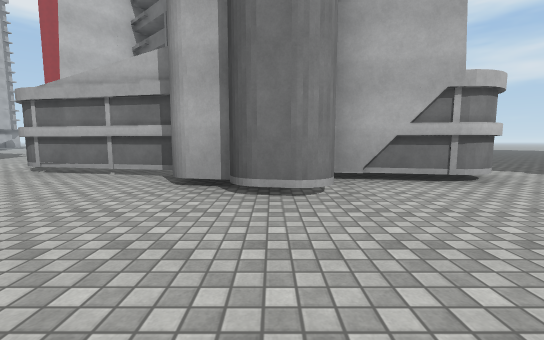
View 1 (above)

16 first-person views from a walk through a scene from a Unity 3-D project. The camera is 1.2 m above the floor, tilts 6° down and sees 90° across. The floor is counted in squares, 2 m on a side. Each view is taken from the middle of a square. On the plan, view 1 faces up. The plan holds only what a view shows up to about 9 squares ahead; the rest is blank. The place goes on beyond the plan. Surface patterns are stand-ins for the level's own textures.

View 2
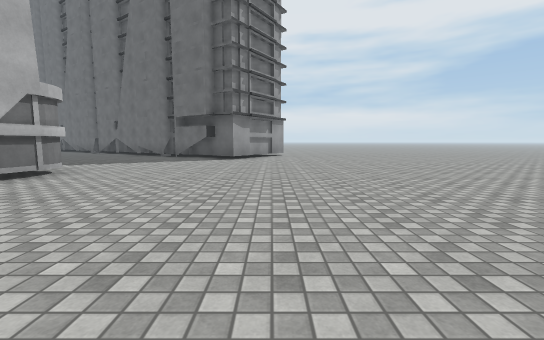

View 3
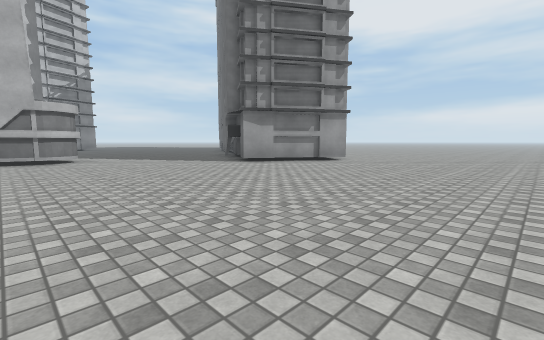

View 4
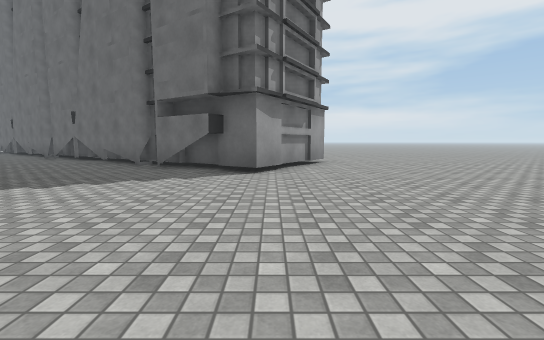

View 5
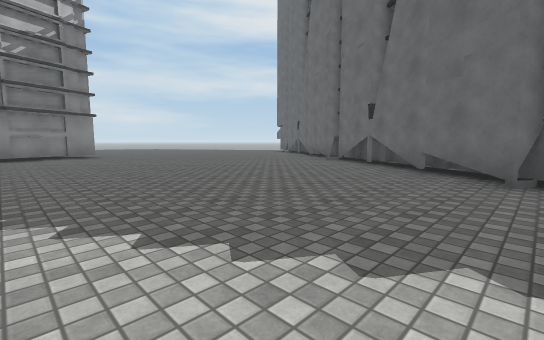

View 6
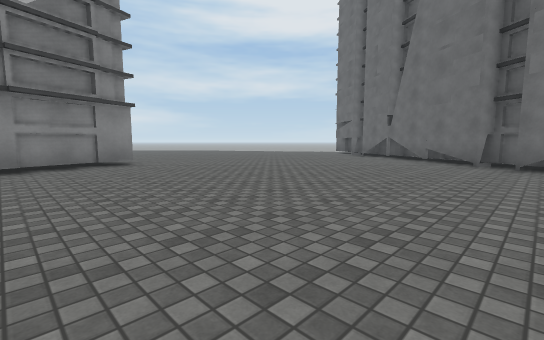

View 7
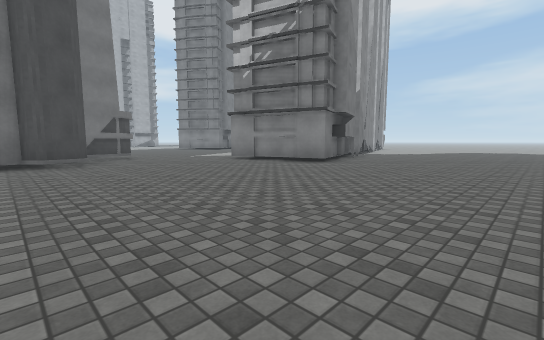

View 8
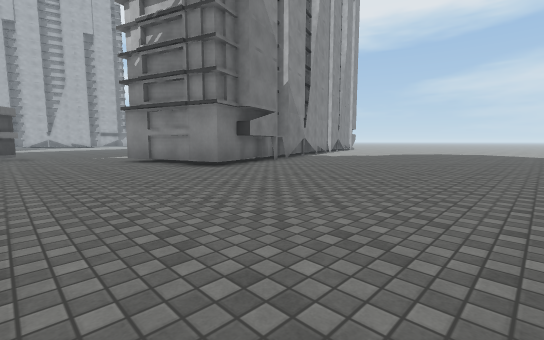

View 9
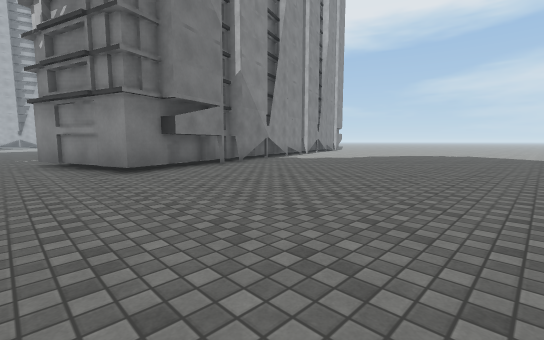

View 10
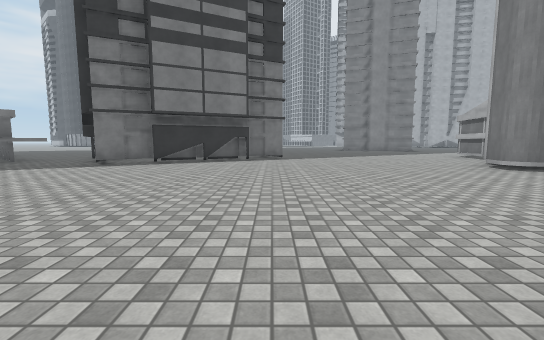

View 11
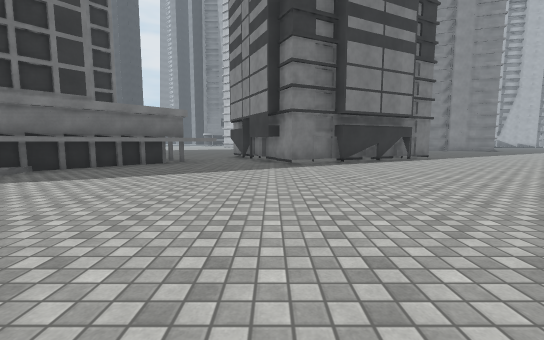

View 12
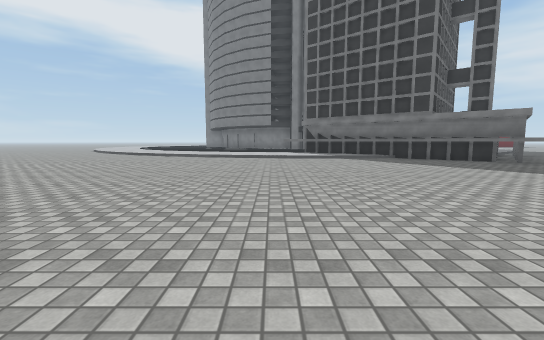

View 13
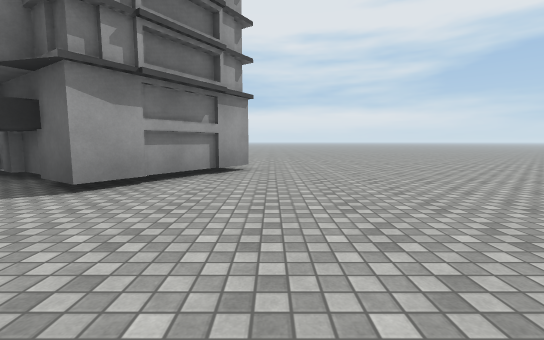

View 14
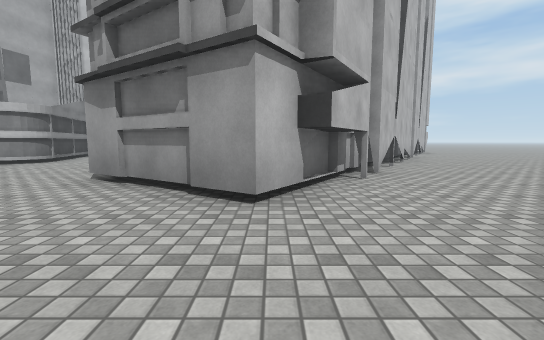

View 15
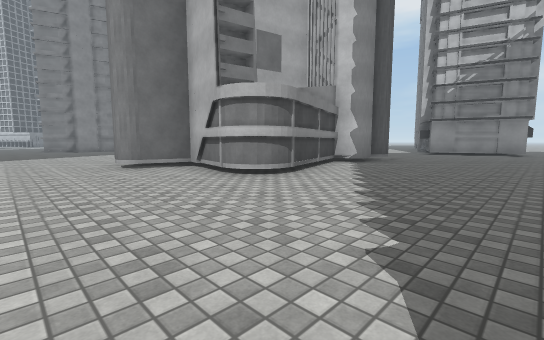

View 16
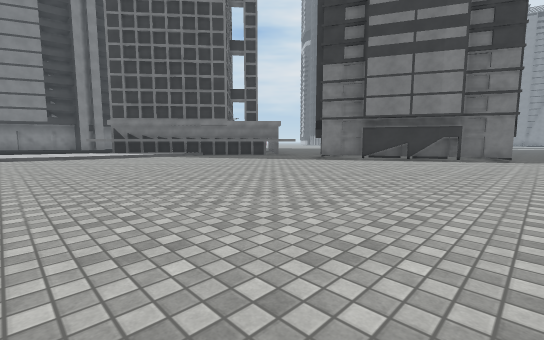

### Floor plan
Points are (right, up) in squares from view 1. A wall is a line through its corners. A room is listed if a view was taken in it or the views show most of it. See-through windows are left out.
Room 1 (views 1, 3, 4, 5, 6, 7, 8, 9, 10, 11, 12, 13, 14, 15, 16)
walls: (7.8, 2.1) (8.5, 3.1); (8.3, 3.1) (9, 4.3); (8.9, 4) (8.5, 4.3) (11.3, 8.5); (2.9, 3.9) (1, 4.3) (0.7, 3); (10.7, 0.8) (9.9, -0.5) (7.1, 1.3) (7.5, 2) (7.2, 2.2) (8.1, 3.6); (11, 1.5) (10.4, 0.7); (11.6, 2.3) (11, 1.3); (11.6, 1.4) (10.6, 0) (10.2, 0.2); (0.3, 2.8) (-0.3, 2.9); (2.6, 8.1) (3.6, 4.8); (11, 7) (11.3, 7.4); (11.3, 7.5) (11.6, 7.9); (3.1, 9.4) (3.3, 8.7); (11.4, 7.9) (12.2, 9.1); (3.2, 10.4) (3.4, 9.8); (11.7, 9.1) (12.3, 10); (-2.4, -2.7) (-1.2, -5.1) (-1.6, -5.3); (-2.8, -2.7) (-0.9, -6.5) (-2.9, -7.4); (1, 11.9) (1.4, 10.7); (-1.6, -6.7) (-1.4, -7.1) (-2.6, -7.7); (-2.1, -8.6) (0.4, -11.3); (-2.1, -9.5) (0.3, -11.5); (0.4, -11.2) (0.9, -11.6); (6, 17.1) (6.5, 15.7) (3.3, 14.6); (5.6, 17.8) (6, 16.7); (6.1, 18.3) (6.6, 16.6) (6.2, 16.4); (5.4, 19.1) (5.8, 17.8); (5.4, 20.3) (5.8, 18.9)
low walls: (9.5, 4.7) (9.8, 5.2); (10.1, 5.5) (10.4, 6.1); (10.5, 6.2) (10.8, 6.7)
ways out: opening at (-1.6, 0) to room 2; opening at (2.7, 13) to room 2
Room 2 (view 2)
walls: (-3.3, -1.6) (-2.8, -2.7); (-1.6, 4.6) (-4.8, 5.3); (-0.4, 3.4) (-1.2, 3.6)
ways out: opening at (-1.6, 0) to room 1; opening at (2.7, 13) to room 1

Where each view was taken, in squares from view 1:
view 1: 0 up, 0 right, facing up
view 2: 0 up, 2 left, facing right
view 3: 5 down, 2 right, facing up-right
view 4: 1 up, 2 right, facing right
view 5: 4 up, 4 right, facing up-right
view 6: 8 up, 4 right, facing up-right
view 7: 9 up, 11 right, facing up-left
view 8: 12 up, 12 right, facing up-left
view 9: 14 up, 12 right, facing up-left
view 10: 2 down, 6 right, facing left
view 11: 7 down, 6 right, facing left
view 12: 2 down, 5 right, facing down
view 13: 1 down, 4 right, facing right
view 14: 3 down, 10 right, facing up
view 15: 1 up, 7 right, facing up-left
view 16: 1 down, 7 right, facing down-left
